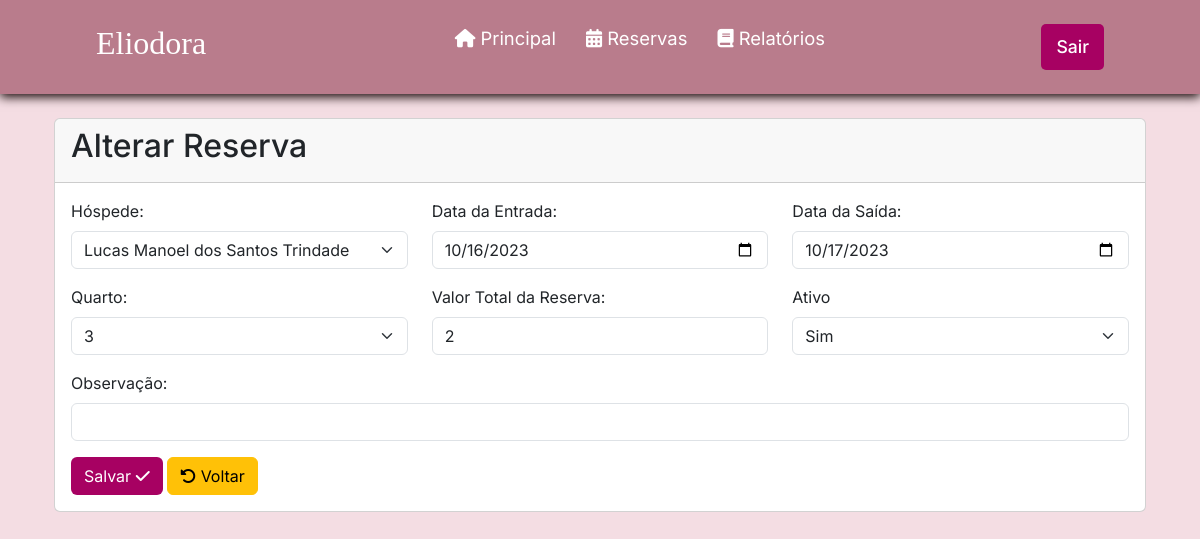
The app's page /alterarReserva.php?id=38 (signed in), older data.
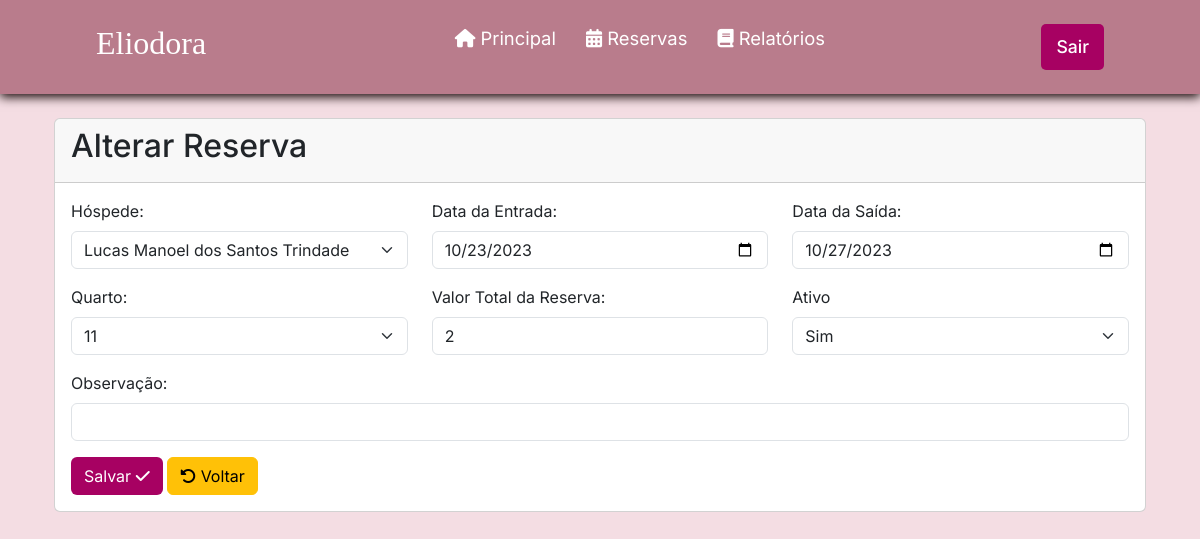
The same page, newer data.
### tables this page shows
CREATE TABLE `reserva` (
  `id` int(11) NOT NULL,
  `status` varchar(3) NOT NULL,
  `dataEntrada` date NOT NULL,
  `dataSaida` date NOT NULL,
  `valorTotalReserva` double NOT NULL,
  `quantHospede` int(1) NOT NULL,
  `observacao` varchar(200) NOT NULL,
  `id_quarto` int(11) DEFAULT NULL,
  `id_funcionario` int(11) DEFAULT NULL,
  `id_hospede` int(11) DEFAULT NULL
);

### alterarReserva.php (the view, shortened to what this page needs)
<?php
$conexao = mysqli_connect('127.0.0.1', 'root', '', 'tcc');
$sql = "select * from reserva where id = " . $_GET['id'];
$resultado = mysqli_query($conexao, $sql);
$linha = mysqli_fetch_array($resultado);
?>
<?php require_once("cabecalho.php"); ?>
<!DOCTYPE html>
<html lang="pt-br">
<head>
</head>
<body>
    <div class="container p-4">
        <div class="card">
            <div class="card-header">
                <h2>Alterar Reserva</h2>
            </div>
            <div class="card-body">
                <form method="post">
                    <div class="row">
                        <div class="mb-3 col">
                            <label for="id_hospede" class="form-label">Hóspede:</label>
                            <select name="id_hospede" id="id_hospede" class="form-select">
                                <?php
                                $sql = "select * from hospede order by nome";
                                $resultado = mysqli_query($conexao, $sql);
                                while ($linhaTU = mysqli_fetch_array($resultado)):
                                    $id = $linhaTU['id'];
                                    $nome = $linhaTU['nome'];
                                    $selected = ($id == $linha['id_hospede']) ? 'selected' : '';
                                    echo "<option value='{$id}' {$selected}>{$nome}</option>";
                                endwhile;
                                ?>
                            </select>
                        </div>
                        <div class="mb-3 col">
                            <label for="dataEntrada" class="form-label">Data da Entrada:</label>
                            <input type="date" class="form-control" name="dataEntrada"
                                value="<?= $linha['dataEntrada'] ?>">
                        </div>
                        <div class="mb-3 col">
                            <label for="dataSaida" class="form-label">Data da Saída:</label>
                            <input type="date" class="form-control" name="dataSaida" value="<?= $linha['dataSaida'] ?>">
                        </div>
                    </div>
                    <div class="row">
                        <div class="mb-3 col-4">
                            <label for="id_quarto" class="form-label">Quarto:</label>
                            <select name="id_quarto" id="id_quarto" class="form-select">
                                <?php
                                $sql = "select * from quarto order by numero";
                                $resultado = mysqli_query($conexao, $sql);
                                while ($linhaTU = mysqli_fetch_array($resultado)):
                                    $id = $linhaTU['id'];
                                    $numero = $linhaTU['numero'];
                                    $selected = ($id == $linha['id_quarto']) ? 'selected' : '';
                                    echo "<option value='{$id}' {$selected}>{$numero}</option>";
                                endwhile;
                                ?>
                            </select>
                        </div>
                        <div class="mb-3 col-4">
                            <label for="valorTotalReserva" class="form-label">Valor Total da Reserva:</label>
                            <input type="text" class="form-control" name="valorTotalReserva" id="valorReserva"
                                value="<?= $linha['valorTotalReserva'] ?>">
                        </div>
                        <div class="mb-3 col-4">
                            <label for="status" class="form-label">Ativo</label>
                            <select name="status" id="status" class="form-select">
                                <option value="Sim" <?= ($linha['status'] == 'Sim') ? 'selected' : '' ?>>Sim</option>
                            </select>
                        </div>
                    </div>
                    <div class="mb-3">
                        <label for="observacao" class="form-label">Observação:</label>
                        <input class="form-control" id="observacao" name="observacao"
                            value="<?= $linha['observacao'] ?>">
                    </div>
                    <button name="salvar" type="submit" class="btn"
                        style="background-color: #a70162; color: #fff;">Salvar
                        <i class="fa-solid fa-check"></i>
                    </button>
                    <a href="controlarReserva.php" type="submit" class="btn btn-warning"><i
                            class="fa-solid fa-rotate-left"></i></i>
                        Voltar</a>
                </form>
            </div>
        </div>
</body>
</html>

Row changes from the older to the newer data that the page shows:
changed reserva "Sim": dataEntrada "10/16/2023" → "10/23/2023"; dataSaida "10/17/2023" → "10/27/2023"
Text that changed along with them:
form field id_quarto: "3" → "11"
